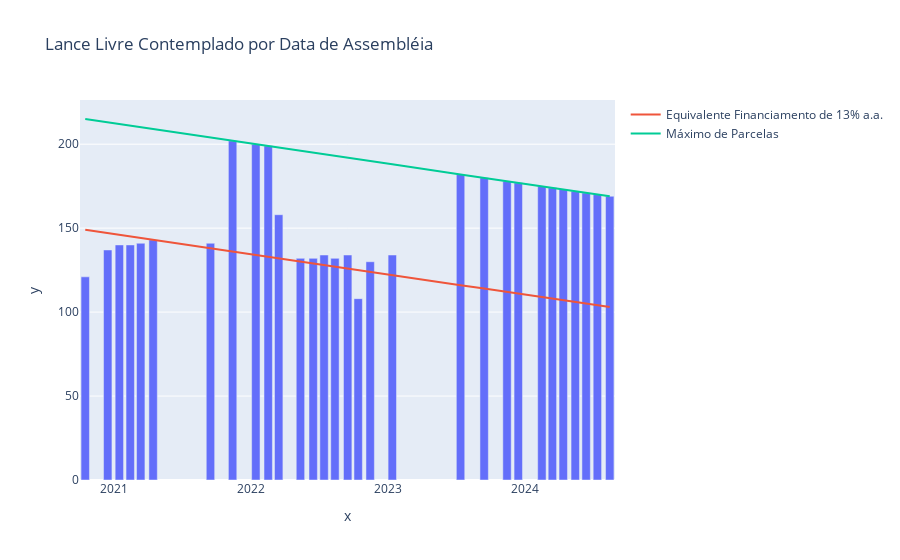

Notebook code for this chart:
### Code cell
chart_df = (
    df[["data_assembleia", "max_parcelas", "max_viavel", "quantidadeParcelaLance"]]
    .where((df["modalidade"] == "Lance Livre") & (df["contemplado"] == 1))
    .groupby(["data_assembleia", "max_parcelas", "max_viavel"])
    .max()
    .reset_index()
)
# print(chart_df)
fig = px.bar(
    x=chart_df["data_assembleia"],
    y=chart_df["quantidadeParcelaLance"],
    labels={
        "data_assembleia": "Data da assembleia",
        "quantidadeParcelaLance": "Lance Livre",
    },
    title=f"Lance Livre Contemplado por Data de Assembléia",
)
fig.add_scatter(
    x=chart_df["data_assembleia"],
    y=chart_df["max_viavel"],
    mode="lines",
    name="Equivalente Financiamento de 13% a.a.",
)
fig.add_scatter(
    x=chart_df["data_assembleia"],
    y=chart_df["max_parcelas"],
    mode="lines",
    name="Máximo de Parcelas",
)

fig.show()

### Figure 1 — Plotly figure (JSON) as saved in the notebook; plotly's stock layout.template omitted (floating-point values rounded to 4 significant figures)
{"data": [{"alignmentgroup": "True", "hovertemplate": "x=%{x}<br>y=%{y}<extra></extra>", "legendgroup": "", "marker": {"color": "#636efa", "pattern": {"shape": ""}}, "name": "", "offsetgroup": "", "orientation": "v", "showlegend": false, "textposition": "auto", "type": "bar", "x": ["2020-10-15T00:00:00", "2020-12-14T00:00:00", "2021-01-14T00:00:00", "2021-02-12T00:00:00", "2021-03-12T00:00:00", "2021-04-14T00:00:00", "2021-09-14T00:00:00", "2021-11-12T00:00:00", "2022-01-13T00:00:00", "2022-02-15T00:00:00", "2022-03-15T00:00:00", "2022-05-12T00:00:00", "2022-06-15T00:00:00", "2022-07-14T00:00:00", "2022-08-12T00:00:00", "2022-09-15T00:00:00", "2022-10-13T00:00:00", "2022-11-14T00:00:00", "2023-01-12T00:00:00", "2023-07-13T00:00:00", "2023-09-14T00:00:00", "2023-11-14T00:00:00", "2023-12-14T00:00:00", "2024-02-15T00:00:00", "2024-03-14T00:00:00", "2024-04-12T00:00:00", "2024-05-14T00:00:00", "2024-06-12T00:00:00", "2024-07-12T00:00:00", "2024-08-14T00:00:00"], "xaxis": "x", "y": [121, 137, 140, 140, 141, 143, 141, 202, 200, 199, 158, 132, 132, 134, 132, 134, 108, 130, 134, 182, 180, 178, 177, 175, 174, 173, 172, 171, 170, 169], "yaxis": "y"}, {"mode": "lines", "name": "Equivalente Financiamento de 13% a.a.", "type": "scatter", "x": ["2020-10-15T00:00:00", "2020-12-14T00:00:00", "2021-01-14T00:00:00", "2021-02-12T00:00:00", "2021-03-12T00:00:00", "2021-04-14T00:00:00", "2021-09-14T00:00:00", "2021-11-12T00:00:00", "2022-01-13T00:00:00", "2022-02-15T00:00:00", "2022-03-15T00:00:00", "2022-05-12T00:00:00", "2022-06-15T00:00:00", "2022-07-14T00:00:00", "2022-08-12T00:00:00", "2022-09-15T00:00:00", "2022-10-13T00:00:00", "2022-11-14T00:00:00", "2023-01-12T00:00:00", "2023-07-13T00:00:00", "2023-09-14T00:00:00", "2023-11-14T00:00:00", "2023-12-14T00:00:00", "2024-02-15T00:00:00", "2024-03-14T00:00:00", "2024-04-12T00:00:00", "2024-05-14T00:00:00", "2024-06-12T00:00:00", "2024-07-12T00:00:00", "2024-08-14T00:00:00"], "y": [149, 147, 146, 145, 144, 143, 138, 136, 134, 133, 132, 130, 129, 128, 127, 126, 125, 124, 122, 116, 114, 112, 111, 109, 108, 107, 106, 105, 104, 103]}, {"mode": "lines", "name": "Máximo de Parcelas", "type": "scatter", "x": ["2020-10-15T00:00:00", "2020-12-14T00:00:00", "2021-01-14T00:00:00", "2021-02-12T00:00:00", "2021-03-12T00:00:00", "2021-04-14T00:00:00", "2021-09-14T00:00:00", "2021-11-12T00:00:00", "2022-01-13T00:00:00", "2022-02-15T00:00:00", "2022-03-15T00:00:00", "2022-05-12T00:00:00", "2022-06-15T00:00:00", "2022-07-14T00:00:00", "2022-08-12T00:00:00", "2022-09-15T00:00:00", "2022-10-13T00:00:00", "2022-11-14T00:00:00", "2023-01-12T00:00:00", "2023-07-13T00:00:00", "2023-09-14T00:00:00", "2023-11-14T00:00:00", "2023-12-14T00:00:00", "2024-02-15T00:00:00", "2024-03-14T00:00:00", "2024-04-12T00:00:00", "2024-05-14T00:00:00", "2024-06-12T00:00:00", "2024-07-12T00:00:00", "2024-08-14T00:00:00"], "y": [215, 213, 212, 211, 210, 209, 204, 202, 200, 199, 198, 196, 195, 194, 193, 192, 191, 190, 188, 182, 180, 178, 177, 175, 174, 173, 172, 171, 170, 169]}], "layout": {"barmode": "relative", "legend": {"tracegroupgap": 0}, "title": {"text": "Lance Livre Contemplado por Data de Assembléia"}, "xaxis": {"anchor": "y", "domain": [0, 1], "title": {"text": "x"}}, "yaxis": {"anchor": "x", "domain": [0, 1], "title": {"text": "y"}}}}
